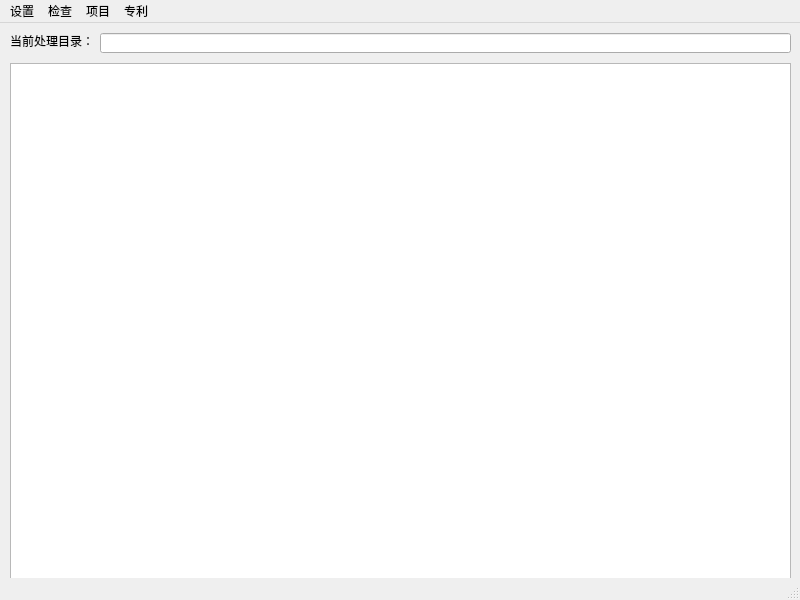
<?xml version="1.0" encoding="UTF-8"?>
<ui version="4.0">
 <class>MainWindow</class>
 <widget class="QMainWindow" name="MainWindow">
  <property name="geometry">
   <rect>
    <x>0</x>
    <y>0</y>
    <width>800</width>
    <height>600</height>
   </rect>
  </property>
  <property name="windowTitle">
   <string>MainWindow</string>
  </property>
  <widget class="QWidget" name="centralwidget">
   <widget class="QTextEdit" name="textEdit">
    <property name="geometry">
     <rect>
      <x>10</x>
      <y>40</y>
      <width>781</width>
      <height>521</height>
     </rect>
    </property>
   </widget>
   <widget class="QLabel" name="label">
    <property name="geometry">
     <rect>
      <x>10</x>
      <y>10</y>
      <width>91</width>
      <height>16</height>
     </rect>
    </property>
    <property name="text">
     <string>当前处理目录：</string>
    </property>
   </widget>
   <widget class="QLineEdit" name="lineEdit">
    <property name="geometry">
     <rect>
      <x>100</x>
      <y>10</y>
      <width>691</width>
      <height>20</height>
     </rect>
    </property>
   </widget>
  </widget>
  <widget class="QMenuBar" name="menubar">
   <property name="geometry">
    <rect>
     <x>0</x>
     <y>0</y>
     <width>800</width>
     <height>26</height>
    </rect>
   </property>
   <widget class="QMenu" name="menu">
    <property name="title">
     <string>设置</string>
    </property>
    <addaction name="actionSelect_Dir"/>
   </widget>
   <widget class="QMenu" name="menu_2">
    <property name="title">
     <string>项目</string>
    </property>
    <addaction name="actionreplace"/>
   </widget>
   <widget class="QMenu" name="menu_3">
    <property name="title">
     <string>专利</string>
    </property>
    <addaction name="actioncheck"/>
   </widget>
   <widget class="QMenu" name="menu_4">
    <property name="title">
     <string>检查</string>
    </property>
    <addaction name="separator"/>
    <addaction name="actioncheckall"/>
   </widget>
   <addaction name="menu"/>
   <addaction name="menu_4"/>
   <addaction name="menu_2"/>
   <addaction name="menu_3"/>
  </widget>
  <widget class="QStatusBar" name="statusbar"/>
  <action name="actionSelect_Dir">
   <property name="text">
    <string>Select Dir</string>
   </property>
  </action>
  <action name="actioncheck">
   <property name="text">
    <string>检查</string>
   </property>
  </action>
  <action name="actionreplace">
   <property name="text">
    <string>批量替换</string>
   </property>
  </action>
  <action name="actioncheckall">
   <property name="text">
    <string>检查所有项</string>
   </property>
  </action>
 </widget>
 <resources/>
 <connections/>
</ui>
